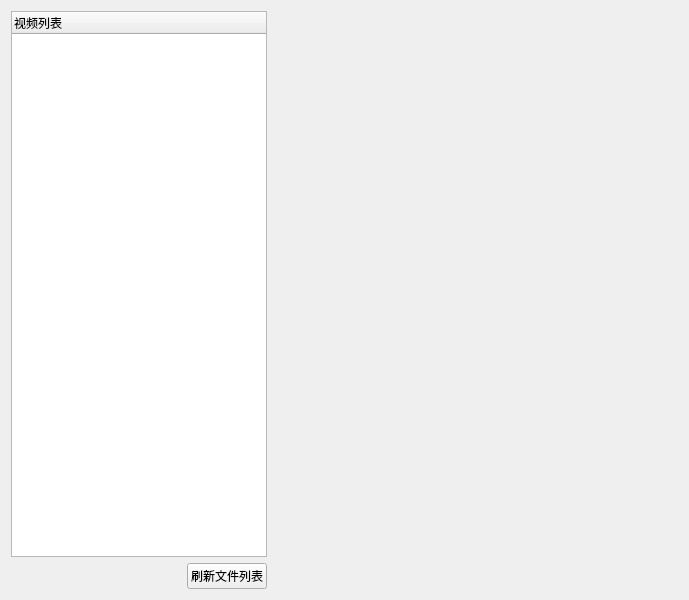
<?xml version="1.0" encoding="UTF-8"?>
<ui version="4.0">
 <class>MediayPlayerWidget</class>
 <widget class="QWidget" name="MediayPlayerWidget">
  <property name="geometry">
   <rect>
    <x>0</x>
    <y>0</y>
    <width>689</width>
    <height>600</height>
   </rect>
  </property>
  <property name="windowTitle">
   <string>MediayPlayerWidget</string>
  </property>
  <layout class="QGridLayout" name="gridLayout">
   <item row="0" column="0">
    <layout class="QHBoxLayout" name="horizontalLayout_2" stretch="0,1">
     <item>
      <layout class="QVBoxLayout" name="verticalLayout">
       <item>
        <widget class="QTreeWidget" name="treeWidget">
         <column>
          <property name="text">
           <string>视频列表</string>
          </property>
         </column>
        </widget>
       </item>
       <item>
        <layout class="QHBoxLayout" name="horizontalLayout">
         <item>
          <spacer name="horizontalSpacer">
           <property name="orientation">
            <enum>Qt::Horizontal</enum>
           </property>
           <property name="sizeHint" stdset="0">
            <size>
             <width>40</width>
             <height>20</height>
            </size>
           </property>
          </spacer>
         </item>
         <item>
          <widget class="QPushButton" name="refreshBtn">
           <property name="text">
            <string>刷新文件列表</string>
           </property>
          </widget>
         </item>
        </layout>
       </item>
      </layout>
     </item>
     <item>
      <layout class="QVBoxLayout" name="verticalLayout_2">
       <item>
        <widget class="QWidget" name="webView" native="true"/>
       </item>
      </layout>
     </item>
    </layout>
   </item>
  </layout>
 </widget>
 <resources/>
 <connections/>
</ui>
